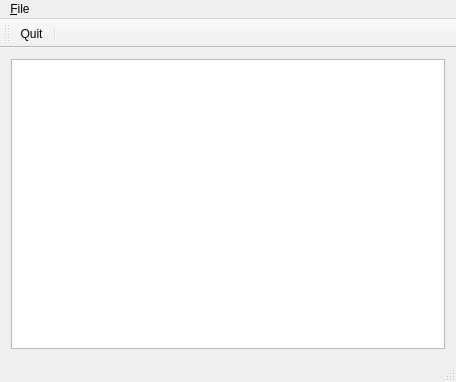
<?xml version="1.0" encoding="UTF-8"?>
<ui version="4.0">
 <class>MainWindow</class>
 <widget class="QMainWindow" name="MainWindow">
  <property name="geometry">
   <rect>
    <x>0</x>
    <y>0</y>
    <width>456</width>
    <height>382</height>
   </rect>
  </property>
  <property name="windowTitle">
   <string>QGCodeEditor pipe demo</string>
  </property>
  <widget class="QWidget" name="centralWidget">
   <layout class="QHBoxLayout" name="horizontalLayout">
    <item>
     <widget class="MyGCodeEditor" name="gcode"/>
    </item>
   </layout>
  </widget>
  <widget class="QMenuBar" name="menuBar">
   <property name="geometry">
    <rect>
     <x>0</x>
     <y>0</y>
     <width>456</width>
     <height>25</height>
    </rect>
   </property>
   <widget class="QMenu" name="menu_File">
    <property name="title">
     <string>&amp;File</string>
    </property>
    <addaction name="action_Quit"/>
   </widget>
   <addaction name="menu_File"/>
  </widget>
  <widget class="QToolBar" name="mainToolBar">
   <attribute name="toolBarArea">
    <enum>TopToolBarArea</enum>
   </attribute>
   <attribute name="toolBarBreak">
    <bool>false</bool>
   </attribute>
   <addaction name="action_Quit"/>
   <addaction name="separator"/>
  </widget>
  <widget class="QStatusBar" name="statusBar"/>
  <action name="action_Quit">
   <property name="text">
    <string>&amp;Quit</string>
   </property>
   <property name="shortcut">
    <string>Ctrl+Q</string>
   </property>
  </action>
 </widget>
 <layoutdefault spacing="6" margin="11"/>
 <customwidgets>
  <customwidget>
   <class>QGCodeEditor</class>
   <extends>QPlainTextEdit</extends>
   <header>QGCodeEditor.h</header>
  </customwidget>
  <customwidget>
   <class>MyGCodeEditor</class>
   <extends>QGCodeEditor</extends>
   <header location="global">mygcodeeditor.h</header>
  </customwidget>
 </customwidgets>
 <resources/>
 <connections>
  <connection>
   <sender>action_Quit</sender>
   <signal>triggered()</signal>
   <receiver>MainWindow</receiver>
   <slot>close()</slot>
   <hints>
    <hint type="sourcelabel">
     <x>-1</x>
     <y>-1</y>
    </hint>
    <hint type="destinationlabel">
     <x>199</x>
     <y>219</y>
    </hint>
   </hints>
  </connection>
 </connections>
</ui>
